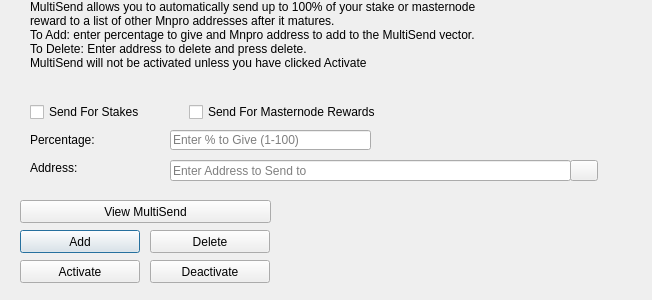
<?xml version="1.0" encoding="UTF-8"?>
<ui version="4.0">
 <class>MultiSendDialog</class>
 <widget class="QDialog" name="MultiSendDialog">
  <property name="windowModality">
   <enum>Qt::NonModal</enum>
  </property>
  <property name="geometry">
   <rect>
    <x>0</x>
    <y>0</y>
    <width>652</width>
    <height>300</height>
   </rect>
  </property>
  <property name="windowTitle">
   <string>MultiSend</string>
  </property>
  <widget class="QLineEdit" name="multiSendPercentEdit">
   <property name="geometry">
    <rect>
     <x>170</x>
     <y>130</y>
     <width>201</width>
     <height>20</height>
    </rect>
   </property>
   <property name="toolTip">
    <string>Enter whole numbers 1 - 100</string>
   </property>
   <property name="placeholderText">
    <string>Enter % to Give (1-100)</string>
   </property>
  </widget>
  <widget class="QLineEdit" name="multiSendAddressEdit">
   <property name="geometry">
    <rect>
     <x>170</x>
     <y>160</y>
     <width>401</width>
     <height>21</height>
    </rect>
   </property>
   <property name="toolTip">
    <string/>
   </property>
   <property name="placeholderText">
    <string>Enter Address to Send to</string>
   </property>
  </widget>
  <widget class="QLabel" name="label_2">
   <property name="geometry">
    <rect>
     <x>30</x>
     <y>0</y>
     <width>451</width>
     <height>121</height>
    </rect>
   </property>
   <property name="lineWidth">
    <number>1</number>
   </property>
   <property name="text">
    <string>MultiSend allows you to automatically send up to 100% of your stake or masternode reward to a list of other Mnpro addresses after it matures.
To Add: enter percentage to give and Mnpro address to add to the MultiSend vector.
To Delete: Enter address to delete and press delete.
MultiSend will not be activated unless you have clicked Activate</string>
   </property>
   <property name="alignment">
    <set>Qt::AlignLeading|Qt::AlignLeft|Qt::AlignTop</set>
   </property>
   <property name="wordWrap">
    <bool>true</bool>
   </property>
  </widget>
  <widget class="QLabel" name="message">
   <property name="geometry">
    <rect>
     <x>290</x>
     <y>200</y>
     <width>351</width>
     <height>91</height>
    </rect>
   </property>
   <property name="text">
    <string/>
   </property>
  </widget>
  <widget class="QPushButton" name="addButton">
   <property name="geometry">
    <rect>
     <x>20</x>
     <y>230</y>
     <width>120</width>
     <height>23</height>
    </rect>
   </property>
   <property name="toolTip">
    <string/>
   </property>
   <property name="statusTip">
    <string>Add to MultiSend Vector</string>
   </property>
   <property name="text">
    <string>Add</string>
   </property>
  </widget>
  <widget class="QPushButton" name="disableButton">
   <property name="geometry">
    <rect>
     <x>150</x>
     <y>260</y>
     <width>120</width>
     <height>23</height>
    </rect>
   </property>
   <property name="statusTip">
    <string>Deactivate MultiSend</string>
   </property>
   <property name="text">
    <string>Deactivate</string>
   </property>
  </widget>
  <widget class="QPushButton" name="addressBookButton">
   <property name="geometry">
    <rect>
     <x>570</x>
     <y>160</y>
     <width>28</width>
     <height>21</height>
    </rect>
   </property>
   <property name="toolTip">
    <string>Choose an address from the address book</string>
   </property>
   <property name="text">
    <string/>
   </property>
   <property name="icon">
    <iconset resource="../mnpro.qrc">
     <normaloff>:/icons/address-book</normaloff>:/icons/address-book</iconset>
   </property>
   <property name="shortcut">
    <string>Alt+A</string>
   </property>
   <property name="autoDefault">
    <bool>false</bool>
   </property>
  </widget>
  <widget class="QLabel" name="label">
   <property name="geometry">
    <rect>
     <x>30</x>
     <y>130</y>
     <width>121</width>
     <height>20</height>
    </rect>
   </property>
   <property name="toolTip">
    <string>Percentage of stake to send</string>
   </property>
   <property name="text">
    <string>Percentage:</string>
   </property>
  </widget>
  <widget class="QLabel" name="label_5">
   <property name="geometry">
    <rect>
     <x>30</x>
     <y>160</y>
     <width>111</width>
     <height>16</height>
    </rect>
   </property>
   <property name="toolTip">
    <string>Address to send portion of stake to</string>
   </property>
   <property name="text">
    <string>Address:</string>
   </property>
  </widget>
  <widget class="QPushButton" name="deleteButton">
   <property name="geometry">
    <rect>
     <x>150</x>
     <y>230</y>
     <width>120</width>
     <height>23</height>
    </rect>
   </property>
   <property name="toolTip">
    <string/>
   </property>
   <property name="statusTip">
    <string>Delete Address From MultiSend Vector</string>
   </property>
   <property name="text">
    <string>Delete</string>
   </property>
  </widget>
  <widget class="QPushButton" name="activateButton">
   <property name="geometry">
    <rect>
     <x>20</x>
     <y>260</y>
     <width>120</width>
     <height>23</height>
    </rect>
   </property>
   <property name="statusTip">
    <string>Activate MultiSend</string>
   </property>
   <property name="text">
    <string>Activate</string>
   </property>
  </widget>
  <widget class="QPushButton" name="viewButton">
   <property name="geometry">
    <rect>
     <x>20</x>
     <y>200</y>
     <width>251</width>
     <height>23</height>
    </rect>
   </property>
   <property name="toolTip">
    <string/>
   </property>
   <property name="statusTip">
    <string>View MultiSend Vector</string>
   </property>
   <property name="text">
    <string>View MultiSend</string>
   </property>
  </widget>
  <widget class="QWidget" name="horizontalLayoutWidget">
   <property name="geometry">
    <rect>
     <x>30</x>
     <y>100</y>
     <width>351</width>
     <height>24</height>
    </rect>
   </property>
   <layout class="QHBoxLayout" name="horizontalLayout">
    <item>
     <widget class="QCheckBox" name="multiSendStakeCheckBox">
      <property name="text">
       <string>Send For Stakes</string>
      </property>
     </widget>
    </item>
    <item>
     <widget class="QCheckBox" name="multiSendMasternodeCheckBox">
      <property name="text">
       <string>Send For Masternode Rewards</string>
      </property>
     </widget>
    </item>
   </layout>
  </widget>
 </widget>
 <resources>
  <include location="../mnpro.qrc"/>
 </resources>
 <connections/>
</ui>
